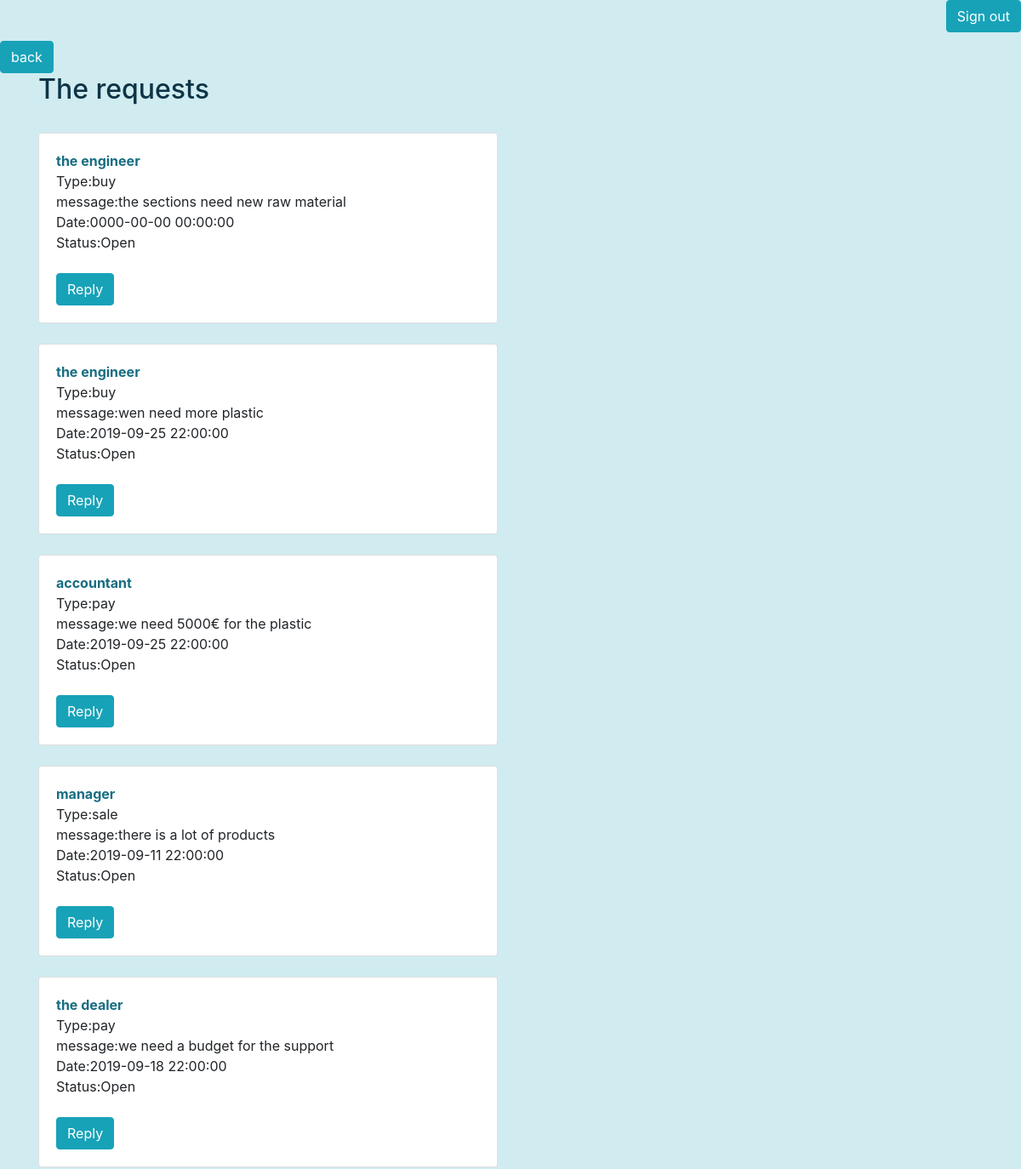
/requests.php (upper part), run on an earlier commit of the app's database.
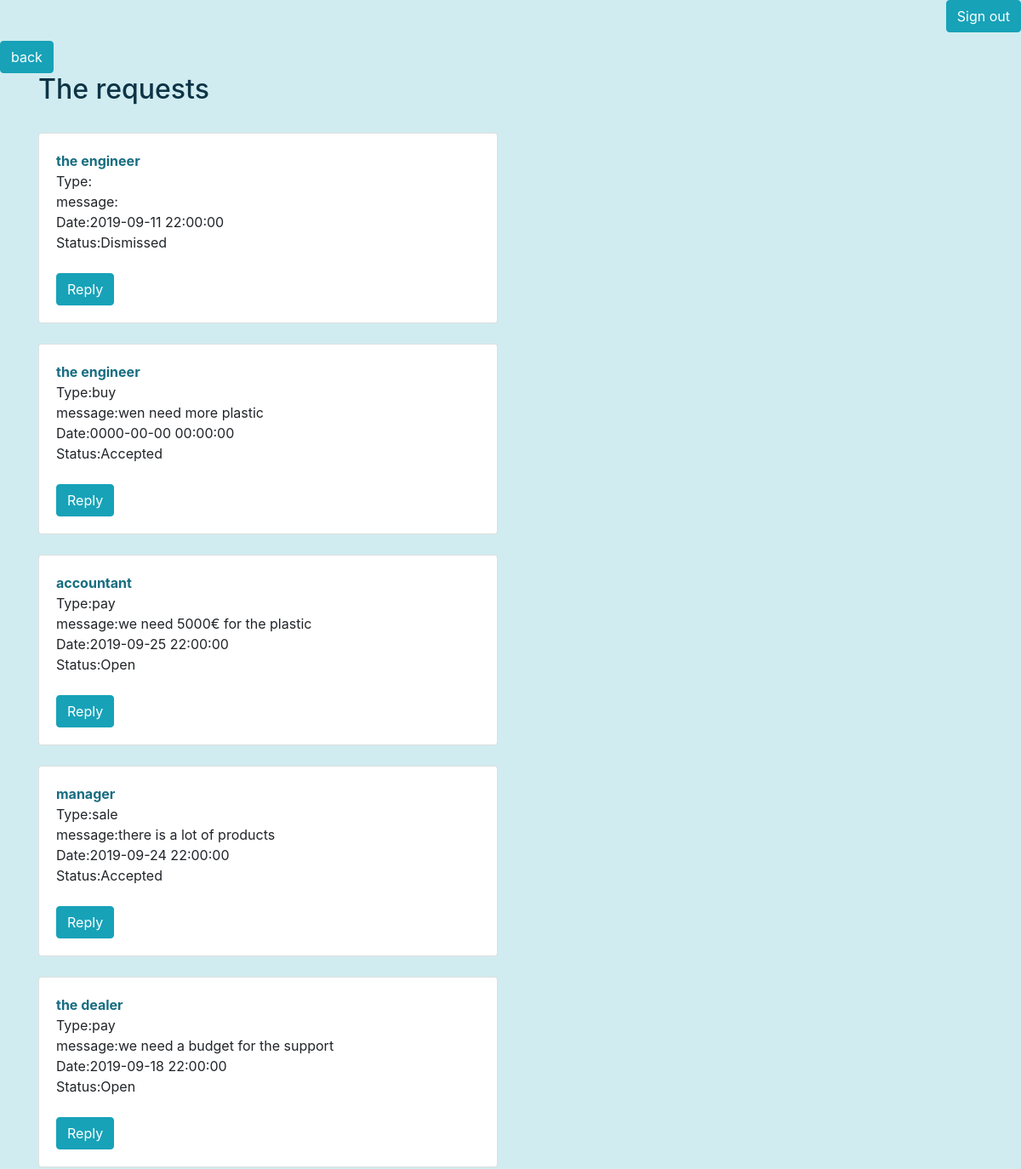
And on a later commit of the database.
### tables this page shows
CREATE TABLE `requests` (
  `request_id` int(12) NOT NULL,
  `request_type` enum('buy','sale','pay') NOT NULL,
  `request_message` varchar(250) NOT NULL,
  `request_date` timestamp NOT NULL DEFAULT current_timestamp(),
  `fk_user_from` int(11) NOT NULL,
  `request_status` enum('Open','Accepted','Dismissed','') NOT NULL
);

### requests.php (the view, shortened to what this page needs)
<?php
require 'db.php';
?>
<!DOCTYPE html>
<html lang="en">
<head>
<?php require 'header.php'; ?>
</head>
<body class="body">
<?php require 'nav.php'; ?>
<a href="managerpage.php"><button type='button' class='btn btn-info'>back</button></a>
<div class="container">
 <h2 style="color: #0d3446" >The requests</h2><br>
<?php
$sql = "SELECT * FROM requests
        JOIN users ON fk_user_from=user_id
        ";
        $result =mysqli_query($conn,$sql);
        if($result->num_rows> 0) {
            while($row = $result->fetch_assoc()) {?>
<div class="row">
    <div class="col-sm-6">
        <div class="card">
            <div class="card-body">
                <span class="card-title"><b style=" color: #176d81"></span><?php echo $row['fullname'];?></b><br>
                <span class="card-text">Type:</span><?php echo $row['request_type'];?><br>
                <span class="card-text">message:</span><?php echo $row['request_message'];?><br>
                <span class="card-text">Date:</span><?php echo $row['request_date'];?><br>
                <span class="card-text">Status:</span><?php echo $row['request_status'];?><br><br>
                <?php echo "
                <a href='action/acceptRequest.php?id=" .$row['request_id']."'><button type='button' class='btn btn-info'>Reply</button></a>"
                  ;  ?>
                 </div>
        </div>
                <br>
    </div>
</div>
<?php
}
}
?>
</div>
<?php require 'footer.php'; ?>
</body>
</html>

What changed in the data, as far as the page shows it:
changed requests: request_date "0000-00-00 00:00:00" → "2019-09-11 22:00:00"; request_status "Open" → "Dismissed"; request_type "buy" → (not shown); request_message "the sections need new raw material" → (not shown)
changed requests "buy": request_date "2019-09-25 22:00:00" → "0000-00-00 00:00:00"; request_status "Open" → "Accepted"
changed requests "sale": request_date "2019-09-11 22:00:00" → "2019-09-24 22:00:00"; request_status "Open" → "Accepted"
